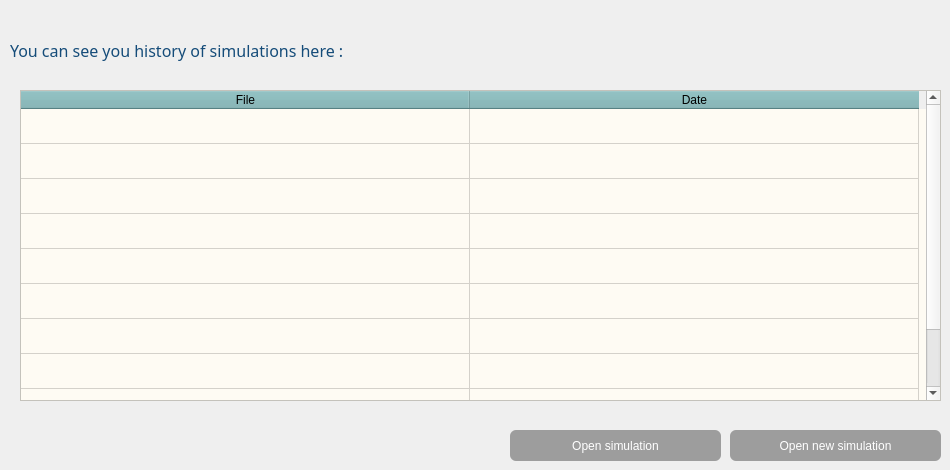
    <widget class="QWidget" name="tab">
     <attribute name="title">
      <string>History</string>
     </attribute>
     <widget class="QTableWidget" name="tableWidget">
      <property name="geometry">
       <rect>
        <x>20</x>
        <y>90</y>
        <width>921</width>
        <height>311</height>
       </rect>
      </property>
      <property name="mouseTracking">
       <bool>false</bool>
      </property>
      <property name="styleSheet">
       <string notr="true">QTableWidget {

	background-color:rgb(254, 251, 243);
    alternate-background-color: rgb(157, 157, 157);
    border-color: rgb(157, 157, 157);
    font-size: 14px;
}

QTableWidget::item:selected {
   background-color: rgb(121, 180, 183);

}


QTableWidget::item:hover {
    background-color: rgb(254, 251, 243);

}


QHeaderView::section {
   background-color: rgb(121, 180, 183);

    
}
</string>
      </property>
      <property name="frameShadow">
       <enum>QFrame::Sunken</enum>
      </property>
      <property name="lineWidth">
       <number>1</number>
      </property>
      <property name="autoScrollMargin">
       <number>16</number>
      </property>
      <property name="showGrid">
       <bool>true</bool>
      </property>
      <property name="gridStyle">
       <enum>Qt::SolidLine</enum>
      </property>
      <property name="sortingEnabled">
       <bool>true</bool>
      </property>
      <property name="wordWrap">
       <bool>true</bool>
      </property>
      <property name="cornerButtonEnabled">
       <bool>true</bool>
      </property>
      <property name="rowCount">
       <number>10</number>
      </property>
      <property name="columnCount">
       <number>2</number>
      </property>
      <attribute name="horizontalHeaderVisible">
       <bool>true</bool>
      </attribute>
      <attribute name="horizontalHeaderCascadingSectionResizes">
       <bool>false</bool>
      </attribute>
      <attribute name="horizontalHeaderDefaultSectionSize">
       <number>449</number>
      </attribute>
      <attribute name="horizontalHeaderMinimumSectionSize">
       <number>49</number>
      </attribute>
      <attribute name="horizontalHeaderShowSortIndicator" stdset="0">
       <bool>true</bool>
      </attribute>
      <attribute name="horizontalHeaderStretchLastSection">
       <bool>false</bool>
      </attribute>
      <attribute name="verticalHeaderVisible">
       <bool>false</bool>
      </attribute>
      <attribute name="verticalHeaderDefaultSectionSize">
       <number>35</number>
      </attribute>
      <attribute name="verticalHeaderHighlightSections">
       <bool>true</bool>
      </attribute>
      <attribute name="verticalHeaderMinimumSectionSize">
       <number>30</number>
      </attribute>
      <attribute name="verticalHeaderShowSortIndicator" stdset="0">
       <bool>false</bool>
      </attribute>
      <row/>
      <row/>
      <row/>
      <row/>
      <row/>
      <row/>
      <row/>
      <row/>
      <row/>
      <row/>
      <column>
       <property name="text">
        <string>File</string>
       </property>
      </column>
      <column>
       <property name="text">
        <string>Date</string>
       </property>
      </column>
     </widget>
     <widget class="QLabel" name="label">
      <property name="geometry">
       <rect>
        <x>10</x>
        <y>30</y>
        <width>411</width>
        <height>41</height>
       </rect>
      </property>
      <property name="font">
       <font>
        <family>Calibri (Body)</family>
        <pointsize>12</pointsize>
        <weight>9</weight>
        <italic>false</italic>
        <bold>false</bold>
       </font>
      </property>
      <property name="styleSheet">
       <string notr="true">font: 75 12pt &quot;Calibri (Body)&quot;;
color:   rgb(21,76,121);</string>
      </property>
      <property name="text">
       <string>You can see you history of simulations here :</string>
      </property>
     </widget>
     <widget class="QPushButton" name="LoginButton">
      <property name="geometry">
       <rect>
        <x>510</x>
        <y>430</y>
        <width>211</width>
        <height>31</height>
       </rect>
      </property>
      <property name="styleSheet">
       <string notr="true">QPushButton {
	background-color: rgb(157, 157, 157);
	color: #FFFFFF;
	border-radius:6px;
    border-style: solid;

}
</string>
      </property>
      <property name="text">
       <string>Open simulation</string>
      </property>
     </widget>
     <widget class="QPushButton" name="LoginButton_2">
      <property name="geometry">
       <rect>
        <x>730</x>
        <y>430</y>
        <width>211</width>
        <height>31</height>
       </rect>
      </property>
      <property name="styleSheet">
       <string notr="true">QPushButton {
	background-color: rgb(157, 157, 157);
	color: #FFFFFF;
	border-radius:6px;
    border-style: solid;

}
</string>
      </property>
      <property name="text">
       <string>Open new simulation</string>
      </property>
     </widget>
    </widget>
